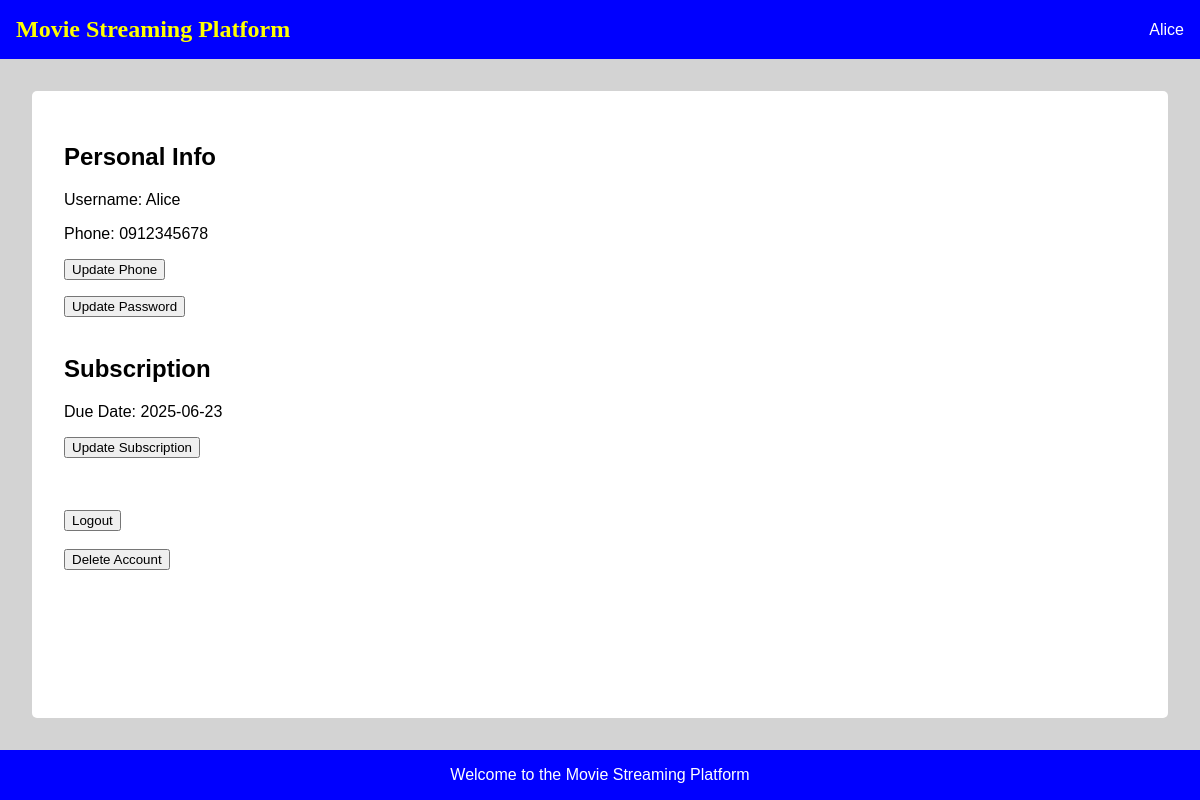
The app's page /profile (signed in) with its own data.
### app/models.py (models this page shows, shortened)
class User(db.Model, UserMixin):
    usr_id = db.Column(db.Integer, primary_key=True, autoincrement=True)
    username = db.Column(db.String(20), unique=True, nullable=False)
    password_hash = db.Column(db.String(128), nullable=False)
    phone = db.Column(db.String(20), nullable=False)
    subscriptions = db.relationship('Subscription', backref='user', lazy=True)
    reviews = db.relationship('Review', backref='user', lazy=True)
    rents = db.relationship('Rent', backref='user', lazy=True)

class Subscription(db.Model):
    sub_id = db.Column(db.Integer, primary_key=True)
    start = db.Column(db.Date, nullable=False, default=datetime.now(timezone.utc))
    end = db.Column(db.Date, nullable=False, default=datetime(9999, 12, 31))
    usr_id = db.Column(db.Integer, db.ForeignKey('user.usr_id'), nullable=False)

### app/routes.py (the view)
@app.route("/profile")
@login_required
def profile():
    current_subscription = current_user.subscriptions[-1] if current_user.subscriptions and current_user.subscriptions[-1].end > datetime.now(timezone.utc).date() else None
    return render_template('profile.html', current_subscription=current_subscription, datetime=datetime, timezone=timezone)

### app/models.py (called while the page is built)
@login_manager.user_loader
def load_user(user_id):
    return User.query.get(int(user_id))

### app/templates/profile.html (shortened to what this page needs)
{% extends "base.html" %}
{% block content %}
    <h2>Personal Info</h2>
    <p>Username: {{ current_user.username }}</p>
    <p>
        Phone: {{ current_user.phone }}
        <form action="{{ url_for('update_phone') }}" method="GET" style="display:inline;">
            <input type="submit" value="Update Phone" class="btn btn-primary btn-sm" style="display:inline;">
        </form>
    </p>
    <form action="{{ url_for('update_password') }}" method="GET" style="display:inline;">
        <input type="submit" value="Update Password" class="btn btn-primary btn-sm">
    </form>
    <br><br>
    <h2>Subscription</h2>
    {% if current_subscription and current_subscription.end > datetime.now(timezone.utc).date() %}
        <p>
            Due Date: {{ current_subscription.end }}
            <form action="{{ url_for('update_subscription') }}" method="GET" style="display:inline;">
                <input type="submit" value="Update Subscription" class="btn btn-primary btn-sm" style="display:inline;">
            </form>
        </p>
    {% else %}
        <p>You have no active subscriptions.</p>
        <form action="{{ url_for('update_subscription') }}" method="GET" style="display:inline;">
            <input type="submit" value="Update Subscription" class="btn btn-primary btn-sm">
        </form>
    {% endif %}
    <br><br>
    <form action="{{ url_for('logout') }}" method="POST" onsubmit="return confirmLogout();">
        <input type="submit" value="Logout" class="btn btn-warning">
    </form>
    <br>
    <form action="{{ url_for('delete_account') }}" method="POST" onsubmit="return confirmDeleteAccount();">
        <input type="submit" value="Delete Account" class="btn btn-danger">
    </form>
{% endblock %}

### app/templates/base.html (shortened to what this page needs)
<!DOCTYPE html>
<html lang="en">
<head>
    <link rel="stylesheet" href="{{ url_for('static', filename='css/style.css') }}">
</head>
<body>
    <div class="title-bar {% if request.endpoint.startswith('admin') %}admin{% endif %}">
        <div class="title">
            {% if request.endpoint.startswith('admin') %}
                <a href="{{ url_for('admin', admin_key='your_admin_key_here') }}">Movie Streaming Platform</a>
            {% else %}
                <a href="{{ url_for('home') }}">Movie Streaming Platform</a>
            {% endif %}
        </div>
        <nav>
            <ul class="nav-links">
                {% if request.endpoint.startswith('admin') %}
                    <li>admin</li>
                {% elif current_user.is_authenticated %}
                    <li><a href="{{ url_for('profile') }}">{{ current_user.username }}</a></li>
                {% else %}
                    <li><a href="{{ url_for('login') }}">Login</a></li>
                {% endif %}
            </ul>
        </nav>
    </div>
    <div class="container">
        {% block content %}{% endblock %}
    </div>
    <div class="footer {% if request.endpoint.startswith('admin') %}admin{% else %}user{% endif %}">
        {% if request.endpoint.startswith('admin') %}
            Admin Page
        {% else %}
            Welcome to the Movie Streaming Platform
        {% endif %}
    </div>
</body>
</html>

### app/static/css/style.css (style rules this page uses)
body { background-color: #d3d3d3; margin: 0; font-family: Arial, sans-serif; }
.title-bar { background-color: blue; color: white; padding: 1rem; display: flex; justify-content: space-between; align-items: center; }
.title { font-size: 1.5rem; font-weight: bold; margin: 0; font-family: 'Comic Sans MS', 'Comic Sans', cursive; color: yellow; }
.title a { color: yellow; text-decoration: none; }
.nav-links { list-style: none; padding: 0; margin: 0; display: flex; }
.nav-links li { margin-left: 1rem; }
.nav-links li a { color: white; text-decoration: none; font-size: 1rem; }
.container { margin: 2rem; padding: 2rem; background-color: white; border-radius: 5px; }

### app/templates/base.html (style rules this page uses)
body { display: flex; flex-direction: column; min-height: 100vh; margin: 0; font-family: Arial, sans-serif; background-color: #d3d3d3; }
.title-bar { background-color: blue; color: white; padding: 1rem; display: flex; justify-content: space-between; align-items: center; }
.title { font-size: 1.5rem; font-weight: bold; margin: 0; font-family: 'Comic Sans MS', 'Comic Sans', cursive; color: yellow; }
.title a { color: yellow; text-decoration: none; }
.nav-links { list-style: none; padding: 0; margin: 0; display: flex; }
.nav-links li { margin-left: 1rem; }
.nav-links li a { color: white; text-decoration: none; font-size: 1rem; }
.container { flex: 1; margin: 2rem; padding: 2rem; background-color: white; border-radius: 5px; }
.footer { text-align: center; padding: 1rem; }
.footer.user { background-color: blue; color: white; }

### records on screen
User: username "Alice", phone "0912345678"
Subscription: end "2025-06-23"
